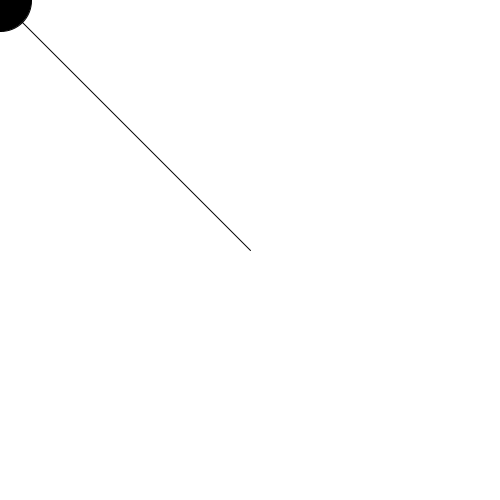
Frame 1 (no input)
Frame 60 (the mouse pressed at the canvas centre just before this capture): identical to frame 1, image omitted
Frame 120 (the mouse held since frame 60 and released just before this capture): blank canvas, image omitted

The Processing sketch that drew this single still picture (run headless with seeded random() and noise(); from frame 60 on, the mouse is pressed at the canvas centre):

// Processing sketch: ejercicio_3_distancia
// ── ejercicio_3_distancia.pde
// este ejemplo dibuja una elipse cuyo diámetro y color de relleno
// son proporcionales a la distancia a la que se encuentra del centro de la pantalla

float distancia;// declaro tres variables, una para computar la distancia entre el mouse y el centro de la pantalla
float diametro; // una para computar el diámetro de la elipse
float gris; // y otra para computar el color de relleno

void setup() {
  size(500, 500);
  diametro = 0; // inicializo las tres variables en "0"
  distancia = 0;  
  gris = 0;
  noCursor(); //la función noCursor(); apaga el cursor del mouse
}

void draw() {  
  background(255); // pinto el fondo de blanco
  // la funcion dist(float, float, float, float) me devuelve la distancia en px entre un par de coordenadas y otro
  distancia = dist(mouseX, mouseY, width/2, height/2); // guardo en "distancia" la distancia que hay entre el mouse y el centro de la pantalla
  diametro = map(distancia, 0, 334, 10, 60 ); // uso map() para convertir la distancia (que va de 0 a 334 px) a un valor de rango 10 a 60
  gris = map(distancia, 0, 334, 200, 0 ); //  uso map() para convertir la distancia (que va de 0 a 334 px) a un valor de rango 200 a 0
  fill(gris); //  fijo el color de relleno como el valor de gris que acabo de calcular (que va de 0 a 200)
  ellipse(mouseX, mouseY, diametro, diametro); // dibujo una elipse en la posición del mouse, con un diámetro igual a la variable "diametro", que calculé más arriba
  line(mouseX, mouseY, width/2, height/2); // dibujo una linea entre el mouse y el medio de la pantalla
}
